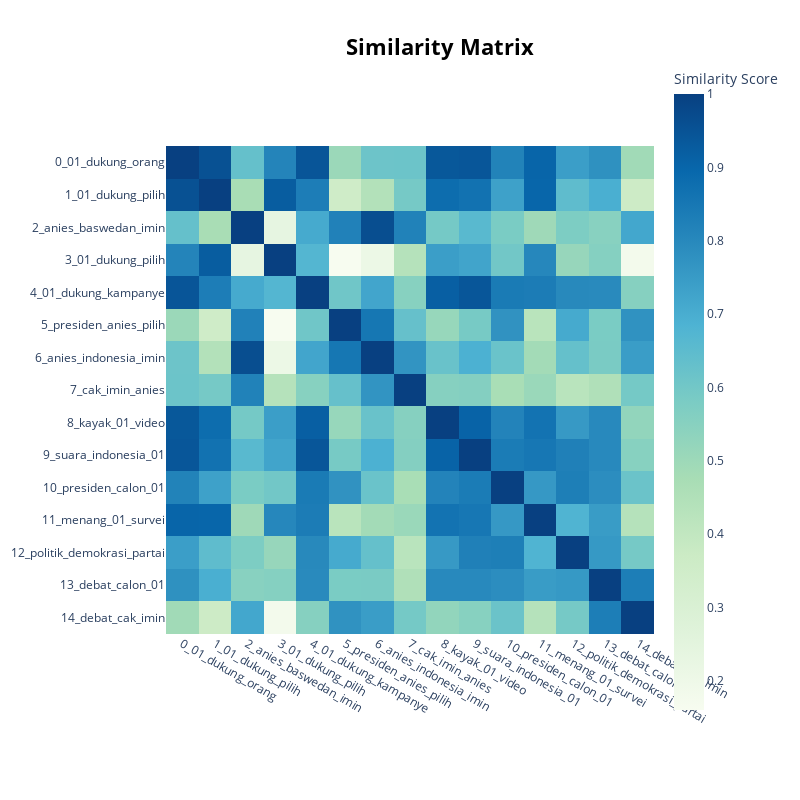

The notebook cell saved with this chart:
### Code cell
# Topic summary table
topic_info = topic_model_kmeans.get_topic_info()
print(topic_info)

# Interactive visualizations
topic_model_kmeans.visualize_topics()
topic_model_kmeans.visualize_barchart(top_n_topics=15)
topic_model_kmeans.visualize_heatmap()

### Figure 1 — Plotly figure (JSON) as saved in the notebook; plotly's stock layout.template omitted (floating-point values rounded to 4 significant figures; data arrays with more than 128 entries replaced by an {"elided": "..."} marker saying what was removed)
{"data": [{"coloraxis": "coloraxis", "hovertemplate": "x: %{x}<br>y: %{y}<br>Similarity Score: %{z}<extra></extra>", "name": "0", "type": "heatmap", "x": ["0_01_dukung_orang", "1_01_dukung_pilih", "2_anies_baswedan_imin", "3_01_dukung_pilih", "4_01_dukung_kampanye", "5_presiden_anies_pilih", "6_anies_indonesia_imin", "7_cak_imin_anies", "8_kayak_01_video", "9_suara_indonesia_01", "10_presiden_calon_01", "11_menang_01_survei", "12_politik_demokrasi_partai", "13_debat_calon_01", "14_debat_cak_imin"], "xaxis": "x", "y": ["0_01_dukung_orang", "1_01_dukung_pilih", "2_anies_baswedan_imin", "3_01_dukung_pilih", "4_01_dukung_kampanye", "5_presiden_anies_pilih", "6_anies_indonesia_imin", "7_cak_imin_anies", "8_kayak_01_video", "9_suara_indonesia_01", "10_presiden_calon_01", "11_menang_01_survei", "12_politik_demokrasi_partai", "13_debat_calon_01", "14_debat_cak_imin"], "yaxis": "y", "z": {"elided": "15x15 float values"}}], "layout": {"coloraxis": {"colorbar": {"title": {"text": "Similarity Score"}}, "colorscale": [[0, "rgb(247,252,240)"], [0.125, "rgb(224,243,219)"], [0.25, "rgb(204,235,197)"], [0.375, "rgb(168,221,181)"], [0.5, "rgb(123,204,196)"], [0.625, "rgb(78,179,211)"], [0.75, "rgb(43,140,190)"], [0.875, "rgb(8,104,172)"], [1, "rgb(8,64,129)"]]}, "height": 800, "hoverlabel": {"bgcolor": "white", "font": {"family": "Rockwell", "size": 16}}, "legend": {"title": {"text": "Trend"}}, "margin": {"t": 60}, "showlegend": true, "title": {"font": {"color": "Black", "size": 22}, "text": "<b>Similarity Matrix</b>", "x": 0.55, "xanchor": "center", "y": 0.95, "yanchor": "top"}, "width": 800, "xaxis": {"anchor": "y", "constrain": "domain", "domain": [0, 1], "scaleanchor": "y"}, "yaxis": {"anchor": "x", "autorange": "reversed", "constrain": "domain", "domain": [0, 1]}}}
